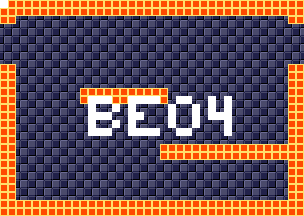

This game map was drawn from its Tiled (.tmx) file and the tilesets committed beside it. A one-line description and the trimmed map source follow:
An orthogonal 38x27 tile map with 8x8 px tiles, 4 tile layers (background, foreground, room numbers, Objects), 15 tilesets.

<map version="1.5" tiledversion="1.7.1" orientation="orthogonal" renderorder="right-down" width="38" height="27" tilewidth="8" tileheight="8" infinite="0" nextlayerid="11" nextobjectid="1">
 <tileset firstgid="1" source="tilesheets/tsKarniMata.tsx" />
 <tileset firstgid="1025" source="tilesheets/tsVoodooWasp.tsx" />
 <tileset firstgid="2049" source="tilesheets/tsBurial.tsx" />
 <tileset firstgid="3073" source="tilesheets/tsBlueTemple.tsx" />
 <tileset firstgid="4097" source="tilesheets/tsGoddess.tsx" />
 <tileset firstgid="5121" source="tilesheets/tsKonark.tsx" />
 <tileset firstgid="6145" name="sEnemies" tilewidth="8" tileheight="8" tilecount="1024" columns="32">
  <image source="../grapx/tilesheets/sObjects.bmp" trans="ff94ff" width="256" height="256" />
 </tileset>
 <tileset firstgid="7169" source="tilesheets/tsIceTemple.tsx" />
 <tileset firstgid="8193" source="tilesheets/tsLavaArea.tsx" />
 <tileset firstgid="9217" source="tilesheets/tsBossArea.tsx" />
 <tileset firstgid="10241" source="tilesheets/tsPegu.tsx" />
 <tileset firstgid="11265" source="tilesheets/sTiwanakuTemple.tsx" />
 <tileset firstgid="12289" source="tilesheets/sIndraTemple.tsx" />
 <tileset firstgid="13313" source="tilesheets/sTeleport.tsx" />
 <tileset firstgid="14337" source="tilesheets/sObjects.tsx" />
 <layer id="2" name="background" width="38" height="27">
  <data>[1026 cells, 1026 non-empty, 2 distinct tile ids]</data>
 </layer>
 <layer id="1" name="foreground" width="38" height="27">
  <data>[1026 cells, 278 non-empty, 1 distinct tile ids]</data>
 </layer>
 <layer id="7" name="room numbers" width="38" height="27">
  <data>[1026 cells, 45 non-empty, 1 distinct tile ids]</data>
 </layer>
 <layer id="10" name="Objects" width="38" height="27">
  <data>[1026 cells, 0 non-empty, 0 distinct tile ids]</data>
 </layer>
</map>
